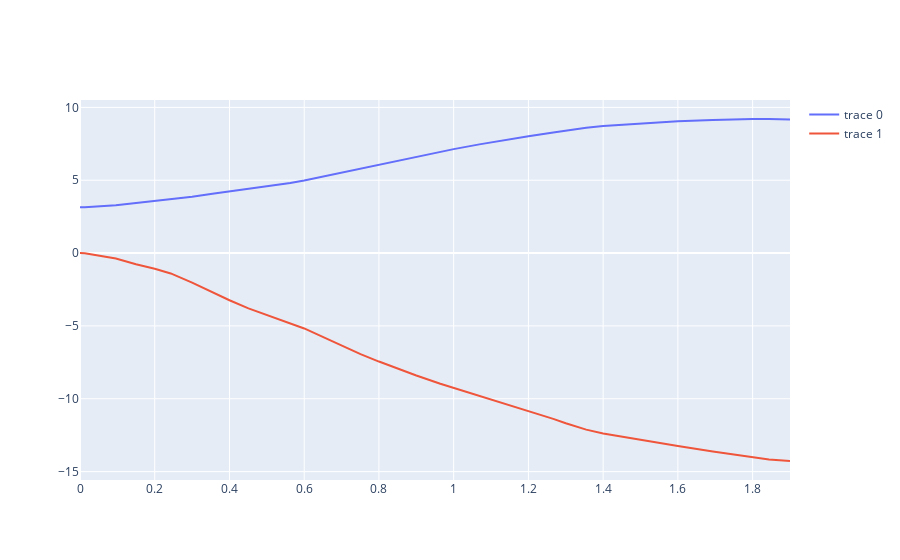

Here is the notebook cell this chart was saved with:
### Code cell
import acrobot_utils
acro = acrobot_utils.AcrobotNLP()
vf = acrobot_utils.get_value_function(15)

# ctrl = lambda x: (torch.zeros(1), torch.zeros(1), None)

# ctrl = vf.get_optimal_controller()

# ctrl = value_approximation.get_inifinite_horizon_ctrl(acro.dyn, vf, vf_approx.model)
# ctrl = value_approximation.get_inifinite_horizon_ctrl(acro.dyn, vf, vf_approx_adv.model)

# ctrl = value_approximation.get_sampling_infinite_horizon_controller(acro.dx, vf, vf_approx.model)
ctrl = value_approximation.get_sampling_infinite_horizon_controller(acro.dx, vf, vf_approx_adv.model)

eps = 0.
x0 = torch.Tensor([np.pi+eps, -eps, 0., 0.]).double()
x_traj_sim, t_traj_sim = acro.sim_ctrl(x0, ctrl, .1, 20)

fig = go.Figure()
for i in range(2):
    fig.add_trace(go.Scatter(
        x=t_traj_sim,
        y=x_traj_sim[i,:]
    ))
fig.show()

### Figure 1 — Plotly figure (JSON) as saved in the notebook; plotly's stock layout.template omitted (floating-point values rounded to 4 significant figures)
{"data": [{"type": "scatter", "x": [0, 1.154e-05, 0.000127, 0.001281, 0.01282, 0.096, 0.1, 0.1497, 0.2, 0.2428, 0.3, 0.3544, 0.4, 0.4508, 0.5, 0.5626, 0.6, 0.6804, 0.7, 0.7507, 0.8, 0.8651, 0.9, 0.9642, 1, 1.069, 1.1, 1.178, 1.2, 1.266, 1.3, 1.355, 1.4, 1.497, 1.5, 1.58, 1.6, 1.694, 1.7, 1.783, 1.8, 1.844, 1.9], "y": [3.142, 3.142, 3.142, 3.142, 3.144, 3.28, 3.292, 3.427, 3.541, 3.656, 3.868, 4.071, 4.232, 4.411, 4.579, 4.816, 4.987, 5.42, 5.533, 5.821, 6.086, 6.431, 6.618, 6.955, 7.134, 7.462, 7.606, 7.937, 8.024, 8.28, 8.412, 8.604, 8.719, 8.896, 8.902, 9.016, 9.04, 9.134, 9.139, 9.192, 9.199, 9.202, 9.169]}, {"type": "scatter", "x": [0, 1.154e-05, 0.000127, 0.001281, 0.01282, 0.096, 0.1, 0.1497, 0.2, 0.2428, 0.3, 0.3544, 0.4, 0.4508, 0.5, 0.5626, 0.6, 0.6804, 0.7, 0.7507, 0.8, 0.8651, 0.9, 0.9642, 1, 1.069, 1.1, 1.178, 1.2, 1.266, 1.3, 1.355, 1.4, 1.497, 1.5, 1.58, 1.6, 1.694, 1.7, 1.783, 1.8, 1.844, 1.9], "y": [0, -5.401e-09, -6.536e-07, -6.654e-05, -0.006661, -0.3705, -0.4016, -0.7647, -1.076, -1.397, -2.024, -2.69, -3.236, -3.794, -4.238, -4.789, -5.173, -6.109, -6.345, -6.933, -7.445, -8.073, -8.405, -8.966, -9.248, -9.778, -10.03, -10.66, -10.83, -11.38, -11.68, -12.12, -12.38, -12.82, -12.84, -13.17, -13.25, -13.61, -13.64, -13.96, -14.03, -14.17, -14.27]}], "layout": {}}
